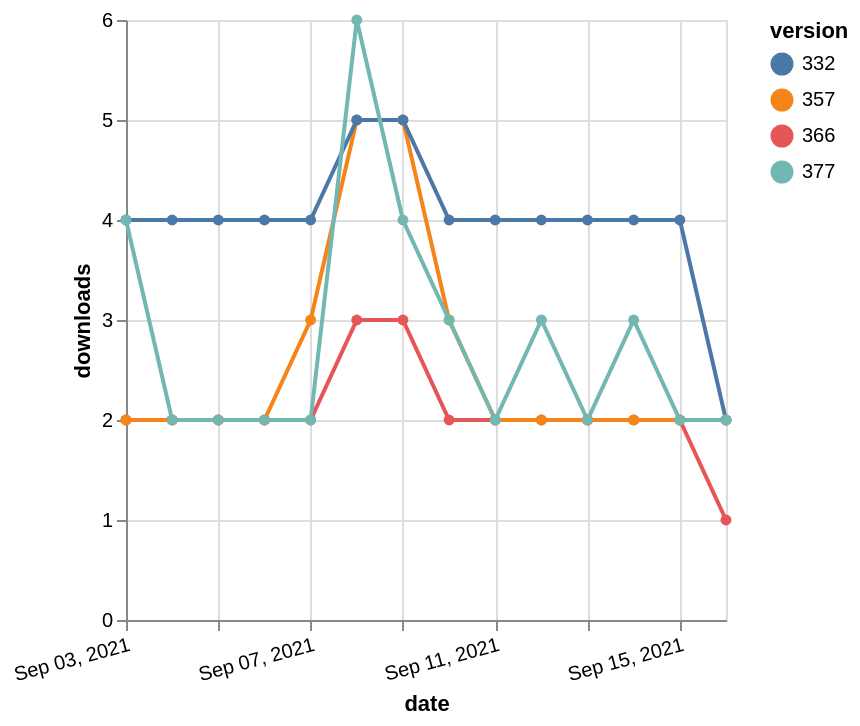

Here is the Vega-Lite specification saved for this chart:
### Vega-Lite specification from a JSON file in a GitHub repository (floating-point values rounded to 4 significant figures)
{"$schema": "https://vega.github.io/schema/vega-lite/v5.json", "description": "A simple bar chart with embedded data.", "data": {"values": [{"date": "2021-09-03", "total": 2358, "delta": 2, "version": "366"}, {"date": "2021-09-04", "total": 2360, "delta": 2, "version": "366"}, {"date": "2021-09-05", "total": 2362, "delta": 2, "version": "366"}, {"date": "2021-09-06", "total": 2364, "delta": 2, "version": "366"}, {"date": "2021-09-07", "total": 2366, "delta": 2, "version": "366"}, {"date": "2021-09-08", "total": 2369, "delta": 3, "version": "366"}, {"date": "2021-09-09", "total": 2372, "delta": 3, "version": "366"}, {"date": "2021-09-10", "total": 2374, "delta": 2, "version": "366"}, {"date": "2021-09-11", "total": 2376, "delta": 2, "version": "366"}, {"date": "2021-09-12", "total": 2378, "delta": 2, "version": "366"}, {"date": "2021-09-13", "total": 2380, "delta": 2, "version": "366"}, {"date": "2021-09-14", "total": 2382, "delta": 2, "version": "366"}, {"date": "2021-09-15", "total": 2384, "delta": 2, "version": "366"}, {"date": "2021-09-16", "total": 2385, "delta": 1, "version": "366"}, {"date": "2021-09-03", "total": 2947, "delta": 2, "version": "357"}, {"date": "2021-09-04", "total": 2949, "delta": 2, "version": "357"}, {"date": "2021-09-05", "total": 2951, "delta": 2, "version": "357"}, {"date": "2021-09-06", "total": 2953, "delta": 2, "version": "357"}, {"date": "2021-09-07", "total": 2956, "delta": 3, "version": "357"}, {"date": "2021-09-08", "total": 2961, "delta": 5, "version": "357"}, {"date": "2021-09-09", "total": 2966, "delta": 5, "version": "357"}, {"date": "2021-09-10", "total": 2969, "delta": 3, "version": "357"}, {"date": "2021-09-11", "total": 2971, "delta": 2, "version": "357"}, {"date": "2021-09-12", "total": 2973, "delta": 2, "version": "357"}, {"date": "2021-09-13", "total": 2975, "delta": 2, "version": "357"}, {"date": "2021-09-14", "total": 2977, "delta": 2, "version": "357"}, {"date": "2021-09-15", "total": 2979, "delta": 2, "version": "357"}, {"date": "2021-09-16", "total": 2981, "delta": 2, "version": "357"}, {"date": "2021-09-03", "total": 5062, "delta": 4, "version": "332"}, {"date": "2021-09-04", "total": 5066, "delta": 4, "version": "332"}, {"date": "2021-09-05", "total": 5070, "delta": 4, "version": "332"}, {"date": "2021-09-06", "total": 5074, "delta": 4, "version": "332"}, {"date": "2021-09-07", "total": 5078, "delta": 4, "version": "332"}, {"date": "2021-09-08", "total": 5083, "delta": 5, "version": "332"}, {"date": "2021-09-09", "total": 5088, "delta": 5, "version": "332"}, {"date": "2021-09-10", "total": 5092, "delta": 4, "version": "332"}, {"date": "2021-09-11", "total": 5096, "delta": 4, "version": "332"}, {"date": "2021-09-12", "total": 5100, "delta": 4, "version": "332"}, {"date": "2021-09-13", "total": 5104, "delta": 4, "version": "332"}, {"date": "2021-09-14", "total": 5108, "delta": 4, "version": "332"}, {"date": "2021-09-15", "total": 5112, "delta": 4, "version": "332"}, {"date": "2021-09-16", "total": 5114, "delta": 2, "version": "332"}, {"date": "2021-09-03", "total": 2164, "delta": 4, "version": "377"}, {"date": "2021-09-04", "total": 2166, "delta": 2, "version": "377"}, {"date": "2021-09-05", "total": 2168, "delta": 2, "version": "377"}, {"date": "2021-09-06", "total": 2170, "delta": 2, "version": "377"}, {"date": "2021-09-07", "total": 2172, "delta": 2, "version": "377"}, {"date": "2021-09-08", "total": 2178, "delta": 6, "version": "377"}, {"date": "2021-09-09", "total": 2182, "delta": 4, "version": "377"}, {"date": "2021-09-10", "total": 2185, "delta": 3, "version": "377"}, {"date": "2021-09-11", "total": 2187, "delta": 2, "version": "377"}, {"date": "2021-09-12", "total": 2190, "delta": 3, "version": "377"}, {"date": "2021-09-13", "total": 2192, "delta": 2, "version": "377"}, {"date": "2021-09-14", "total": 2195, "delta": 3, "version": "377"}, {"date": "2021-09-15", "total": 2197, "delta": 2, "version": "377"}, {"date": "2021-09-16", "total": 2199, "delta": 2, "version": "377"}]}, "width": "container", "mark": {"type": "line", "point": {"filled": true}}, "encoding": {"x": {"field": "date", "type": "temporal", "timeUnit": "yearmonthdate", "title": "date", "axis": {"labelAngle": -15}}, "y": {"field": "delta", "type": "quantitative", "title": "downloads"}, "color": {"field": "version", "type": "nominal"}, "tooltip": {"field": "delta"}}}
